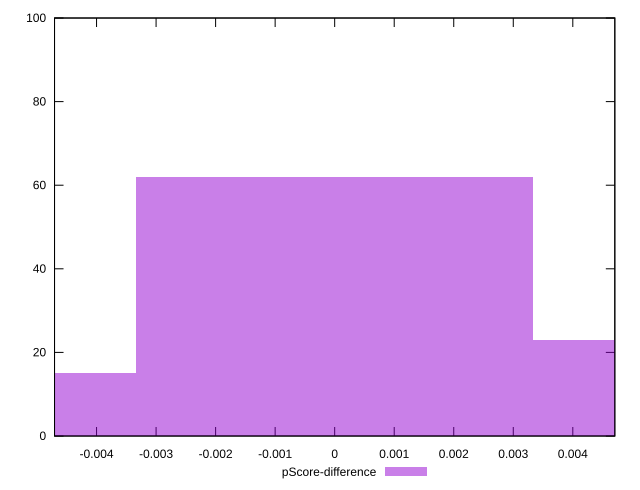

Recreate this plot in gnuplot.
reset

$pScoreDifference <<EOF
0 62
-0.006674079397172905 15
0.006674079397172905 23
EOF

set key outside below
set boxwidth 0.006674079397172905
set xrange [-0.004705882352941171:0.004705882352941226]
set yrange [0:100]
set trange [0:100]
set style fill transparent solid 0.5 noborder
set terminal svg size 640, 490 enhanced background rgb 'white'
set output "report_00025_2021-02-22T21:38:55.199Z/unused-javascript/samples/pages+cached/pScore-difference/histogram.svg"

plot $pScoreDifference title "pScore-difference" with boxes

reset
